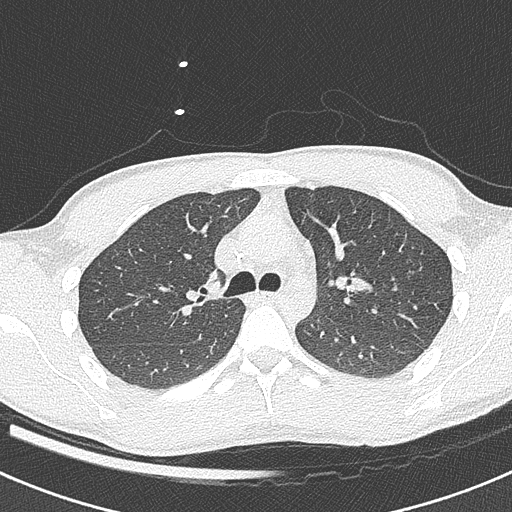
#> input picture ex4/img/lung.png, 512 x 512 px
$ python main.py   (older library calls are emulated)
#> lines starting #> are read from the running program, lines starting #| are printed output that depends on the picture; after the words box and inside, x2 and y2 are one past the last pixel; in counts of white or black regions, pixels touching at a corner belong together
import numpy as np
import matplotlib.pyplot as plt
from pip._vendor.msgpack.fallback import xrange
from scipy.signal import correlate2d
from skimage import io, color, img_as_ubyte
from skimage.measure import label
from skimage.color import label2rgb, rgb2hsv
from skimage.segmentation import slic
import time
from skimage import morphology
from sklearn.cluster import KMeans

start_time = time.time()

img_lung = io.imread("./img/lung.png")
#> img_lung is the input picture: shape (512, 512, 3); min 55, max 255, mean 132.4
img_lung_gray = img_as_ubyte(color.rgb2grey(img_lung))

img_cat = io.imread("./img/cat.jpg")
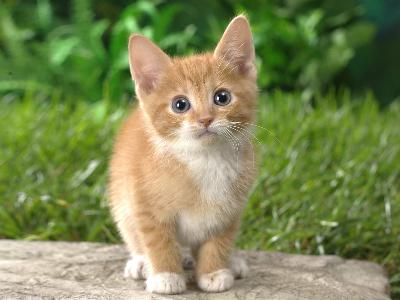
#> input picture ex4/img/cat.jpg, 400 x 300 px
#> img_cat is the input picture: shape (300, 400, 3); mean R, G, B 125.7, 136, 85.6
img_cat_gray = img_as_ubyte(color.rgb2grey(img_cat))
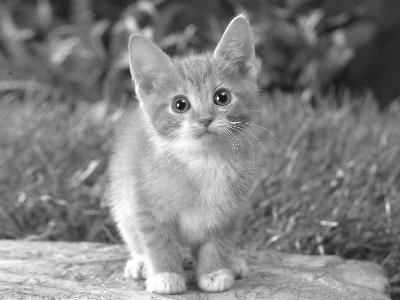
#> img_cat_gray: shape (300, 400); min 2, max 255, mean 130.2


def remove_black_holes_in_lung(lung_mask_reversal):
    label_img = label(lung_mask_reversal)
    # image_label_overlay = label2rgb(label_img, rough_segmentation_img_in_method)
    label_count, _ = np.histogram(label_img.ravel(), label_img.max(), [0, label_img.max()])

    max_label = max(label_count)

    keep_label_list = list()

    for label_index in range(label_count.size):
        if label_count[label_index] < max_label:
            keep_label_list.append(label_index)

    masks = np.zeros(shape=label_img.shape)

    for keep_label in keep_label_list:
        mask = label_img == keep_label
        masks += mask

    io.imshow(masks)
    plt.title("lung_masks_remove_black_holes")
    plt.show()
    return masks


def lung_segmentation(img_gray_in_method):
    rough_segmentation_img = bi_model_thresholding(img_gray_in_method)
    lung_masks = remove_noise_regions(rough_segmentation_img)
    lung_masks_remove_black_holes = remove_black_holes_in_lung(lung_masks == 0)

    closing = morphology.binary_closing(lung_masks_remove_black_holes, morphology.square(3))
    io.imshow(closing)
    plt.title("closing")
    plt.show()


def bi_model_thresholding(img_in_method):
    hist, _ = np.histogram(img_in_method.ravel(), 256, [0, 256])
#> hist = 256 values, max 27412 at index 55, min 0 at index 0, mean 1024
    hist = list(hist)
    max_value = max(hist)
#> max_value = 27412
    max_value_index = hist.index(max_value)
#> max_value_index = 55
    second_max_value = max(hist[max_value_index + 1:])
#> second_max_value = 20655
    second_max_value_index = hist.index(second_max_value)
#> second_max_value_index = 255

    min_value = min(
        hist[max_value_index: second_max_value_index]) if max_value_index <= second_max_value_index else min(
        hist[second_max_value_index: max_value_index])
#> min_value = 67

    threshold = hist.index(min_value)
#> threshold = 163

    img_in_method = img_in_method <= threshold
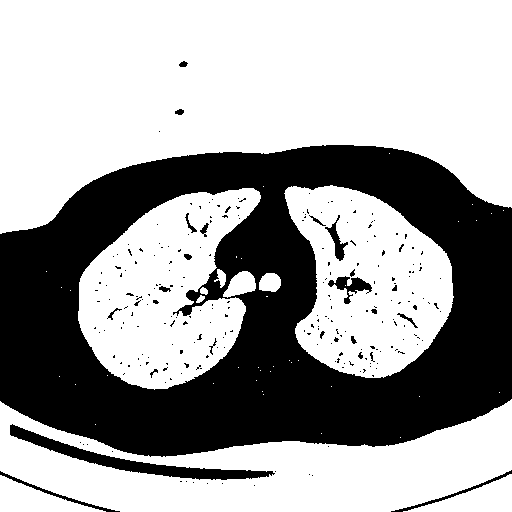
#> img_in_method: shape (512, 512) bool; 63.7% white; 245 black regions (221 under 20 px), largest, box (x1, y1, x2, y2) and area: (0, 145, 512, 457) 89546, (10, 424, 275, 480) 2683, (328, 276, 372, 304) 462
    return img_in_method


# [25 lines left out: function otsu_thresholding, not called in this run]


def remove_noise_regions(rough_segmentation_img_in_method):
    label_img = label(rough_segmentation_img_in_method)
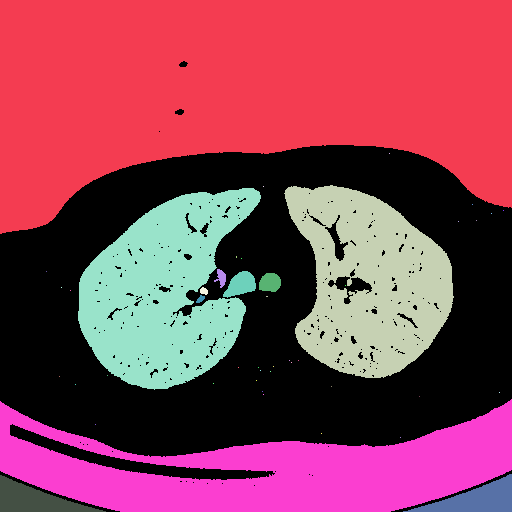
#> label_img: shape (512, 512) int32; 47 distinct labels, from 0 to 46; one colour per label, 0 black
    # image_label_overlay = label2rgb(label_img, rough_segmentation_img_in_method)
    label_count, _ = np.histogram(label_img.ravel(), label_img.max(), [0, label_img.max()])
#> label_count = 46 values, max 95165 at index 0, min 1 at index 2, mean 5698.8

    max_label = max(label_count)
#> max_label = 95165

    keep_label_list = list()

    for label_index in range(label_count.size):
        if label_count[label_index] * 10 > max_label:
            keep_label_list.append(label_index)
#> after the loop, keep_label_list = [0, 1, 3, 5, 41]

    x, y = label_img.shape
#> x = 512; y = 512
    for i in range(x):
        if label_img[i][0] in keep_label_list:
            keep_label_list.remove(label_img[i][0])
        if label_img[i][x - 1] in keep_label_list:
            keep_label_list.remove(label_img[i][x - 1])
#> after the loop, keep_label_list = [3, 5]
    for i in range(y):
        if label_img[0][i] in keep_label_list:
            keep_label_list.remove(label_img[0][i])
        if label_img[0][y - 1] in keep_label_list:
            keep_label_list.remove(label_img[0][y - 1])

    masks = np.zeros(shape=label_img.shape)

    for keep_label in keep_label_list:
        mask = label_img == keep_label
        masks += mask
#> this loop made 2 passes
#> keep_label on passes 1 to 2: 3, 5
#> pass 1, in remove_noise_regions, `mask = label_img == keep_label`:
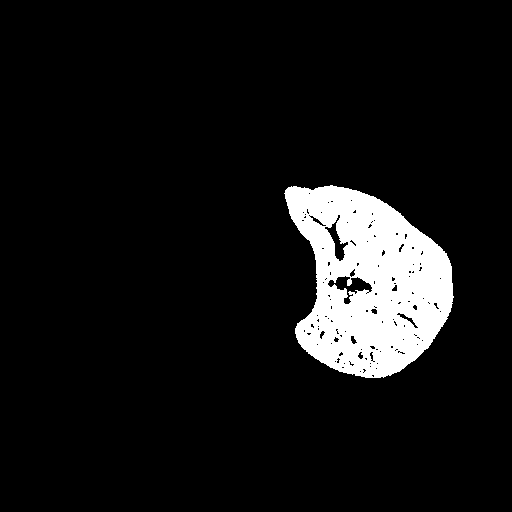
#> mask: shape (512, 512) bool; 8.1% white; 1 white region, box (x1, y1, x2, y2) and area: (284, 185, 454, 378) 21355
#> in remove_black_holes_in_lung, `label_img = label(lung_mask_reversal)`:
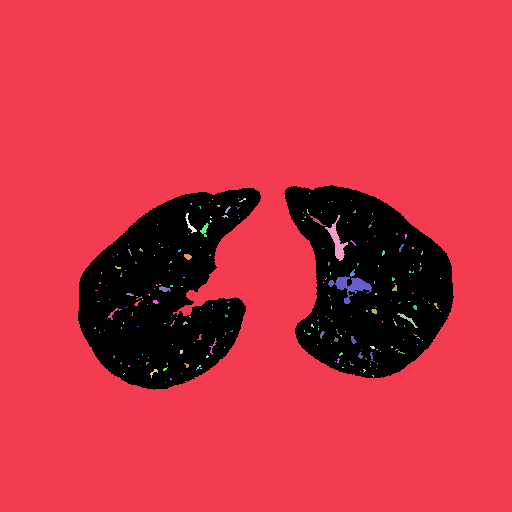
#> label_img: shape (512, 512) int32; 226 distinct labels, from 0 to 225; one colour per label, 0 black
#> in remove_black_holes_in_lung, `label_img = label(lung_mask_reversal)`: lung_mask_reversal: shape (512, 512) bool; 83.2% white; 2 black regions, box (x1, y1, x2, y2) and area: (78, 188, 261, 390) 22677, (284, 185, 454, 378) 21355
#> in remove_black_holes_in_lung, `label_count, _ = np.histogram(label_img.ravel(), label_img.max(), [0, ..`: label_count = 225 values, max 215994 at index 1, min 1 at index 2, mean 1165.1
#> in remove_black_holes_in_lung, `max_label = max(label_count)`: max_label = 215994
#> after the loop in remove_black_holes_in_lung, `for label_index in range(label_count.size):`: keep_label_list = 224 values from 0 to 224
#> after the loop in remove_black_holes_in_lung, `for keep_label in keep_label_list:`:
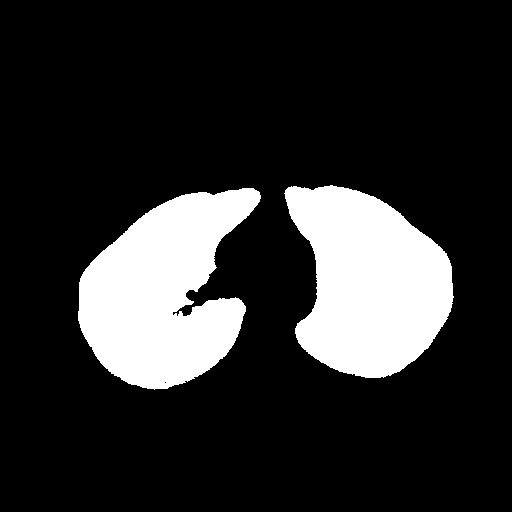
#> masks: shape (512, 512) float64; values 0 (black) and 1 (white), 17.6% white; 2 white regions, box (x1, y1, x2, y2) and area: (78, 188, 261, 390) 23382, (284, 185, 454, 378) 22767
#> in lung_segmentation, `closing = morphology.binary_closing(lung_masks_remove_black_holes, mor..`: closing: shape (512, 512) bool; 17.6% white; 2 white regions, box (x1, y1, x2, y2) and area: (78, 188, 261, 390) 23410, (284, 185, 454, 378) 22779

    io.imshow(masks)
    plt.title("masks")
    plt.show()
    return masks


# [18 lines left out: functions create_data_mat_by_rgb, create_data_mat_by_rgb_and_coordinates, not called in this run]


def create_data_mat_by_hsv_and_coordinates(img_in_method):
    img_hsv = rgb2hsv(img_in_method)
#> img_hsv: shape (300, 400, 3) float64; mean of channels 0, 1, 2 0.191, 0.458, 0.567
    row_in_method, col_in_method, channel = img_hsv.shape
#> row_in_method = 300; col_in_method = 400; channel = 3
    data = []
    for i in range(row_in_method):
        for j in range(col_in_method):
            x, y, z = img_hsv[i, j, :]
            data.append([x * 360, y, z, i, j])
#> after the loop, data = 120000 items
    return np.mat(data), row_in_method, col_in_method


# [12 lines left out: function laplace_edge, not called in this run]


def over_segmentation_by_k_mean(img_in_method):
    data_mat, row, col = create_data_mat_by_hsv_and_coordinates(img_in_method)
#> row = 300; col = 400
#> (the run stopped early here; a loop or call above may not have finished)
